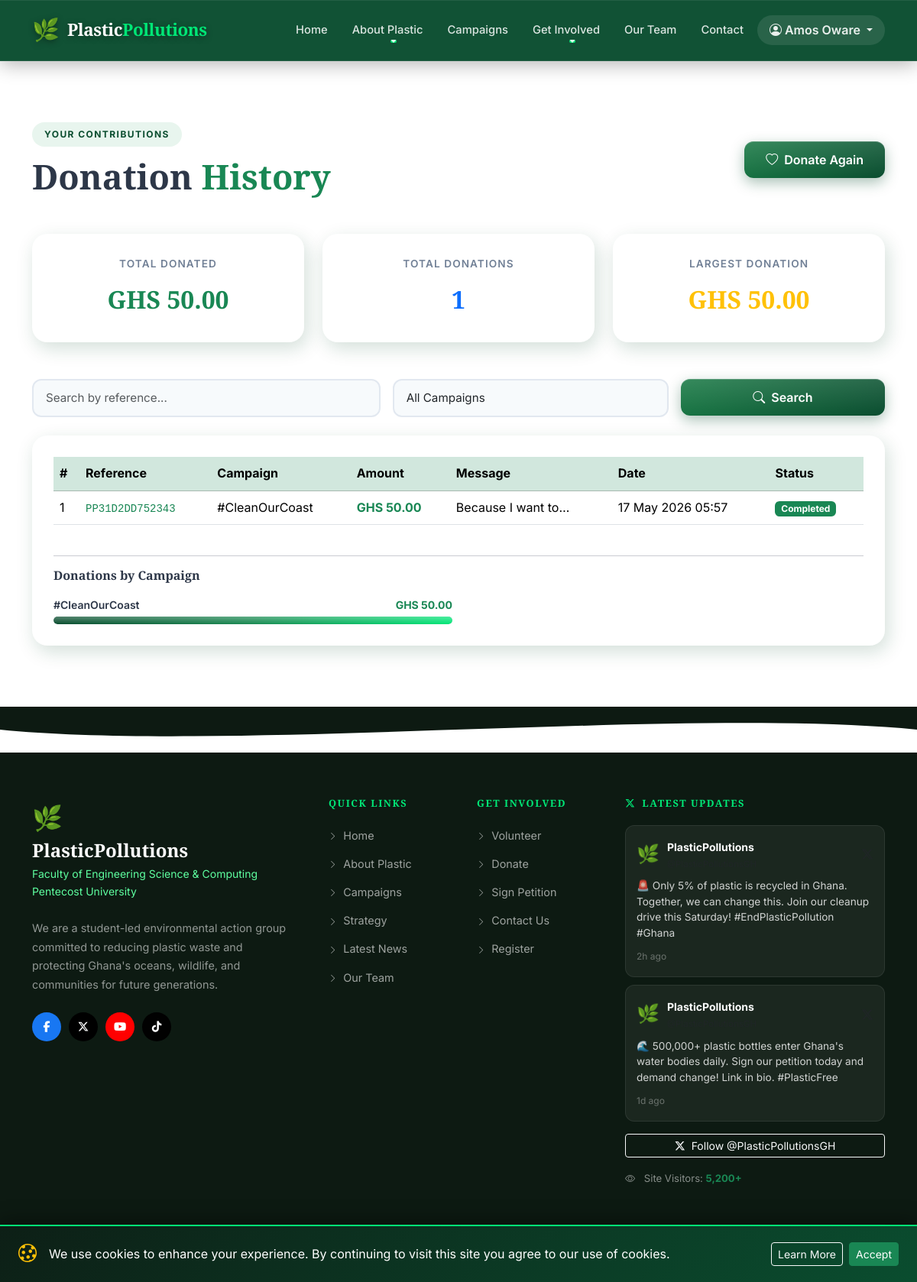
Page /donations/history.php (signed in) on the committed database.
### tables this page shows
CREATE TABLE `donations` (
  `id` int(11) NOT NULL,
  `user_id` int(11) NOT NULL,
  `amount` decimal(10,2) NOT NULL,
  `currency` varchar(5) DEFAULT 'GHS',
  `campaign` varchar(150) DEFAULT 'General Fund',
  `message` text DEFAULT NULL,
  `reference` varchar(30) NOT NULL,
  `status` enum('pending','completed','failed') DEFAULT 'completed',
  `donated_at` datetime DEFAULT current_timestamp()
);

### donations/history.php (the view, shortened to what this page needs)
<?php
$userId = (int)$_SESSION['user_id'];
$db     = getDB();
$search   = trim(filter_input(INPUT_GET, 'search',   FILTER_SANITIZE_SPECIAL_CHARS) ?? '');
$campaign = trim(filter_input(INPUT_GET, 'campaign', FILTER_SANITIZE_SPECIAL_CHARS) ?? '');
$page     = max(1, (int)($_GET['page'] ?? 1));
$perPage  = 10;
$offset   = ($page - 1) * $perPage;
$where  = "WHERE user_id = ?";
$params = [$userId];
$stmt = $db->prepare("SELECT * FROM donations $where ORDER BY donated_at DESC LIMIT $perPage OFFSET $offset");
$stmt->execute($params);
$donations = $stmt->fetchAll();
$stats = $db->prepare("SELECT COUNT(*) as cnt, COALESCE(SUM(amount),0) as total, MAX(amount) as max_d FROM donations WHERE user_id=?");
$stats->execute([$userId]); $stats = $stats->fetch();
$breakdown = $db->prepare("SELECT campaign, COUNT(*) as cnt, SUM(amount) as total FROM donations WHERE user_id=? GROUP BY campaign ORDER BY total DESC");
$breakdown->execute([$userId]); $breakdown = $breakdown->fetchAll();
require_once __DIR__ . '/../includes/header.php';
?>
<section class="section-pad">
  <div class="container">
    <div class="row align-items-center mb-5">
      <div class="col">
        <span class="section-badge">Your Contributions</span>
        <h1 class="section-title mb-0">Donation <span class="text-success">History</span></h1>
      </div>
      <div class="col-auto">
        <a href="<?= SITE_URL ?>/donations/donate.php" class="btn btn-green-3d">
          <i class="bi bi-heart me-2"></i>Donate Again
        </a>
      </div>
    </div>
    <div class="row g-4 mb-5">
      <div class="col-md-4">
        <div class="stat-card-donate">
          <div class="stat-label-donate">Total Donated</div>
          <div class="stat-value-donate text-success">GHS <?= number_format((float)$stats['total'], 2) ?></div>
        </div>
      </div>
      <div class="col-md-4">
        <div class="stat-card-donate">
          <div class="stat-label-donate">Total Donations</div>
          <div class="stat-value-donate text-primary"><?= (int)$stats['cnt'] ?></div>
        </div>
      </div>
      <div class="col-md-4">
        <div class="stat-card-donate">
          <div class="stat-label-donate">Largest Donation</div>
          <div class="stat-value-donate text-warning">GHS <?= number_format((float)$stats['max_d'], 2) ?></div>
        </div>
      </div>
    </div>
    <form method="GET" class="row g-3 mb-4">
      <div class="col-md-5">
        <input type="text" class="form-control form-control-3d" name="search"
               value="<?= htmlspecialchars($search) ?>" placeholder="Search by reference...">
      </div>
      <div class="col-md-4">
        <select class="form-select form-control-3d" name="campaign">
          <option value="">All Campaigns</option>
        </select>
      </div>
      <div class="col-md-3">
        <button type="submit" class="btn btn-green-3d w-100">
          <i class="bi bi-search me-2"></i>Search
        </button>
      </div>
    </form>
    <div class="dashboard-card">
      <?php if (empty($donations)): ?>
        <div class="text-center py-5">
          <i class="bi bi-inbox display-3 text-muted"></i>
          <p class="mt-3 text-muted">No donations found<?= $search || $campaign ? ' matching your filter' : '' ?>.</p>
          <?php if (!$search && !$campaign): ?>
            <a href="<?= SITE_URL ?>/donations/donate.php" class="btn btn-green-3d">Make Your First Donation</a>
          <?php endif; ?>
        </div>
      <?php else: ?>
        <div class="table-responsive">
          <table class="table table-hover align-middle">
            <thead class="table-success">
              <tr>
                <th>#</th>
                <th>Reference</th>
                <th>Campaign</th>
                <th>Amount</th>
                <th>Message</th>
                <th>Date</th>
                <th>Status</th>
              </tr>
            </thead>
            <tbody>
              <?php foreach ($donations as $i => $d): ?>
              <tr>
                <td><?= $offset + $i + 1 ?></td>
                <td><code class="text-success"><?= htmlspecialchars($d['reference']) ?></code></td>
                <td><?= htmlspecialchars($d['campaign']) ?></td>
                <td class="fw-bold text-success">GHS <?= number_format($d['amount'], 2) ?></td>
                <td><?= $d['message'] ? htmlspecialchars(substr($d['message'],0,40)).'…' : '<em class="text-muted">—</em>' ?></td>
                <td><?= date('d M Y H:i', strtotime($d['donated_at'])) ?></td>
                <td>
                  <span class="badge bg-<?= $d['status']==='completed'?'success':($d['status']==='pending'?'warning':'danger') ?>">
                    <?= ucfirst($d['status']) ?>
                  </span>
                </td>
              </tr>
              <?php endforeach; ?>
            </tbody>
          </table>
        </div>
        <?php if (!empty($breakdown)): ?>
        <hr class="mt-4">
        <h6 class="fw-bold mb-3">Donations by Campaign</h6>
        <div class="row g-3">
          <?php foreach ($breakdown as $b): ?>
          <div class="col-md-6">
            <div class="d-flex justify-content-between align-items-center mb-1">
              <span class="small fw-semibold"><?= htmlspecialchars($b['campaign']) ?></span>
              <span class="small text-success fw-bold">GHS <?= number_format($b['total'],2) ?></span>
            </div>
            <div class="progress-3d">
              <div class="progress-fill" style="width:<?= min(100, ($b['total']/$stats['total'])*100) ?>%"></div>
            </div>
          </div>
          <?php endforeach; ?>
        </div>
        <?php endif; ?>
      <?php endif; ?>
    </div>
  </div>
</section>
<?php require_once __DIR__ . '/../includes/footer.php'; ?>

### css/main.css (style rules this page uses)
:root { --pp-green: #0a4d2f; --pp-green-mid: #1a7a46; --pp-green-light: #1a8a52; --pp-green-pale: #e8f5ee; --pp-accent: #00e676; --pp-dark: #0d1f16; --pp-text: #2d3748; --pp-muted: #718096; --pp-bg-light: #f7fdf9; --shadow-sm: 0 2px 8px rgba(0,0,0,.10); --shadow-md: 0 8px 24px rgba(0,0,0,.15); --shadow-lg: 0 16px 48px rgba(0,0,0,.20); --shadow-3d: 0 20px 60px rgba(10,77,47,.25); --shadow-card: 4px 8px 24px rgba(10,77,47,.18), -2px -2px 8px rgba(255,255,255,.6); --shadow-hover: 8px 16px 40px rgba(10,77,47,.30), -4px -4px 12px rgba(255,255,255,.7); --radius-sm: 8px; --radius-md: 12px; --radius-lg: 20px; --radius-xl: 32px; --transition: all .3s cubic-bezier(.25,.8,.25,1); }
*, *::before, *::after { box-sizing: border-box; margin: 0; padding: 0; }
html { scroll-behavior: smooth; font-size: 16px; }
body { font-family: 'Inter', -apple-system, BlinkMacSystemFont, 'Segoe UI', sans-serif; color: var(--pp-text); background: #fff; line-height: 1.7; overflow-x: hidden; }
h1,h2,h3,h4,h5,h6 { font-family: 'Playfair Display', Georgia, serif; font-weight: 700; line-height: 1.2; }
a { color: var(--pp-green); text-decoration: none; transition: var(--transition); }
.section-pad { padding: 80px 0; }
.section-badge { display: inline-block; background: var(--pp-green-pale); color: var(--pp-green); font-size: .75rem; font-weight: 700; letter-spacing: .12em; text-transform: uppercase; padding: 6px 16px; border-radius: 50px; margin-bottom: 12px; }
.section-title { font-size: clamp(1.8rem, 4vw, 2.8rem); margin-bottom: 16px; }
.btn-green-3d { background: linear-gradient(135deg, var(--pp-green-mid), var(--pp-green)); color: #fff !important; font-weight: 600; border: none; border-radius: var(--radius-md); padding: 12px 28px; box-shadow: 0 6px 18px rgba(10,77,47,.35), inset 0 1px 0 rgba(255,255,255,.2); transition: var(--transition); position: relative; overflow: hidden; }
.btn-green-3d::before { content: ''; position: absolute; inset: 0; background: linear-gradient(to bottom, rgba(255,255,255,.12), transparent); pointer-events: none; }
.form-control-3d { border: 2px solid #e2e8f0; border-radius: var(--radius-md); padding: 12px 16px; font-size: .95rem; transition: var(--transition); background: #f7fafc; }
.dashboard-card { background: #fff; border-radius: var(--radius-lg); box-shadow: var(--shadow-card); padding: 28px; transition: var(--transition); }

### css/animations.css (style rules this page uses)
.progress-3d { height: 10px; border-radius: 5px; background: #e2e8f0; box-shadow: inset 0 2px 4px rgba(0,0,0,.12); overflow: hidden; }
.progress-3d .progress-fill { height: 100%; border-radius: 5px; background: linear-gradient(90deg, #0a4d2f, #1a8a52, #00e676); box-shadow: 0 2px 8px rgba(10,77,47,.4); transition: width 1.5s cubic-bezier(.25,.8,.25,1); position: relative; }
.progress-3d .progress-fill::after { content: ''; position: absolute; top:0; left:0; right:0; bottom:0; background: linear-gradient(to bottom, rgba(255,255,255,.3), transparent); border-radius: 5px; }

### css/history.css (style rules this page uses)
.stat-card-donate { background: #fff; border-radius: var(--radius-lg); box-shadow: var(--shadow-card); padding: 28px 24px; text-align: center; transition: var(--transition); }
.stat-label-donate { font-size: .85rem; color: var(--pp-muted); font-weight: 600; text-transform: uppercase; letter-spacing: .08em; }
.stat-value-donate { font-size: 2rem; font-weight: 900; font-family: 'Playfair Display', serif; margin-top: 8px; }

### rows in the picture
donations: i "1", reference "PP31D2DD752343", campaign "#CleanOurCoast", amount "50.00", message "Because I want to", donated_at "17 May 2026 05:57", status "Completed"

### other values in the picture
$userName "Amos Oware"
$stats['total'] "50.00"
$stats['cnt'] "1"
$stats['max_d'] "50.00"
$b['campaign'] "#CleanOurCoast"
$b['total'] "50.00"
